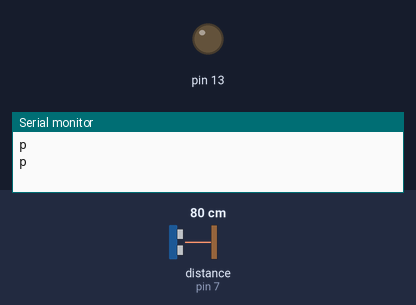
This sketch was run on a simulated Arduino Uno, built with avr-gcc and run on an emulated ATmega328P. Parts: output pins drawn as LEDs (lit = HIGH), the last lines printed to the serial monitor. The inputs (shaded band) are chosen by the test bench; at power-on: distance to the obstacle (sensor on pin 7) 80 cm. The echo pulse lasts 58.3 µs per cm.

Above: at 0.94 s.
1.3 s: distance to the obstacle (sensor on pin 7) set to 7 cm
4.3 s: distance to the obstacle (sensor on pin 7) set to 4 cm
At 4.62 s:
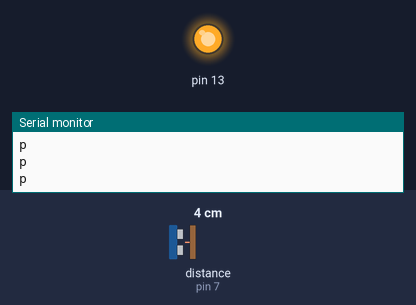
Timing chart, 0 to 7.3 s (numbered marks = the images above; inputs shaded):
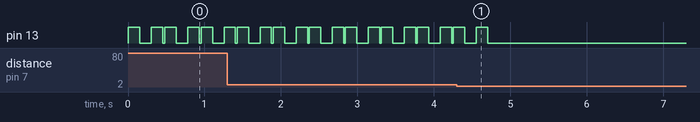

The sketch:

TREX_1.0.ino
```cpp
#include <Ultrasonic.h>

#define TRIGGER_PIN_PULAR  6
#define ECHO_PIN_PULAR     7

Ultrasonic ultrasonicPular(TRIGGER_PIN_PULAR, ECHO_PIN_PULAR);

void setup() {
  pinMode(13, OUTPUT);
  Serial.begin(9600);
}

void loop() {

  int distancePular = ultrasonicPular.read();

  if (distancePular < 100 && distancePular > 5) {
    Serial.println('p');
    digitalWrite(13, HIGH);
    delay(150);
    digitalWrite(13, LOW);
    delay(150);
    digitalWrite(13, HIGH);
    delay(150);
  }

  digitalWrite(13, LOW);
  delay(20);

}
```

Measured:
- the behaviour switches between 6 and 5 cm on distance to the obstacle (sensor on pin 7) (found by bisection; images 0 and 1)
- after the input at 4.3 s, pin 13: goes on until 4.7 s, then stays LOW
- by itself, pin 13: repeats every 0.47 s: HIGH 0.15 s, LOW 0.15 s, HIGH 0.15 s, LOW 0.02 s
